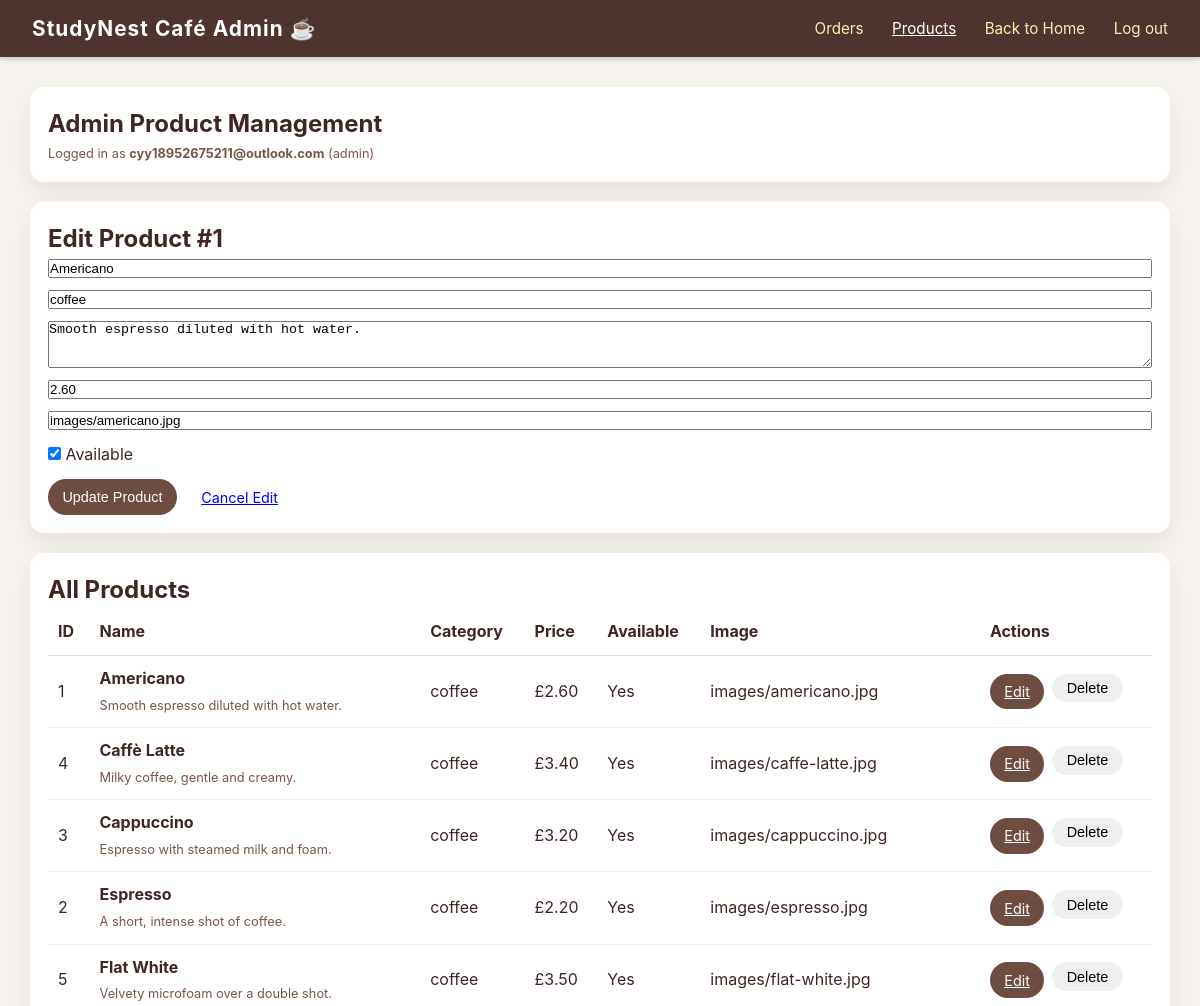
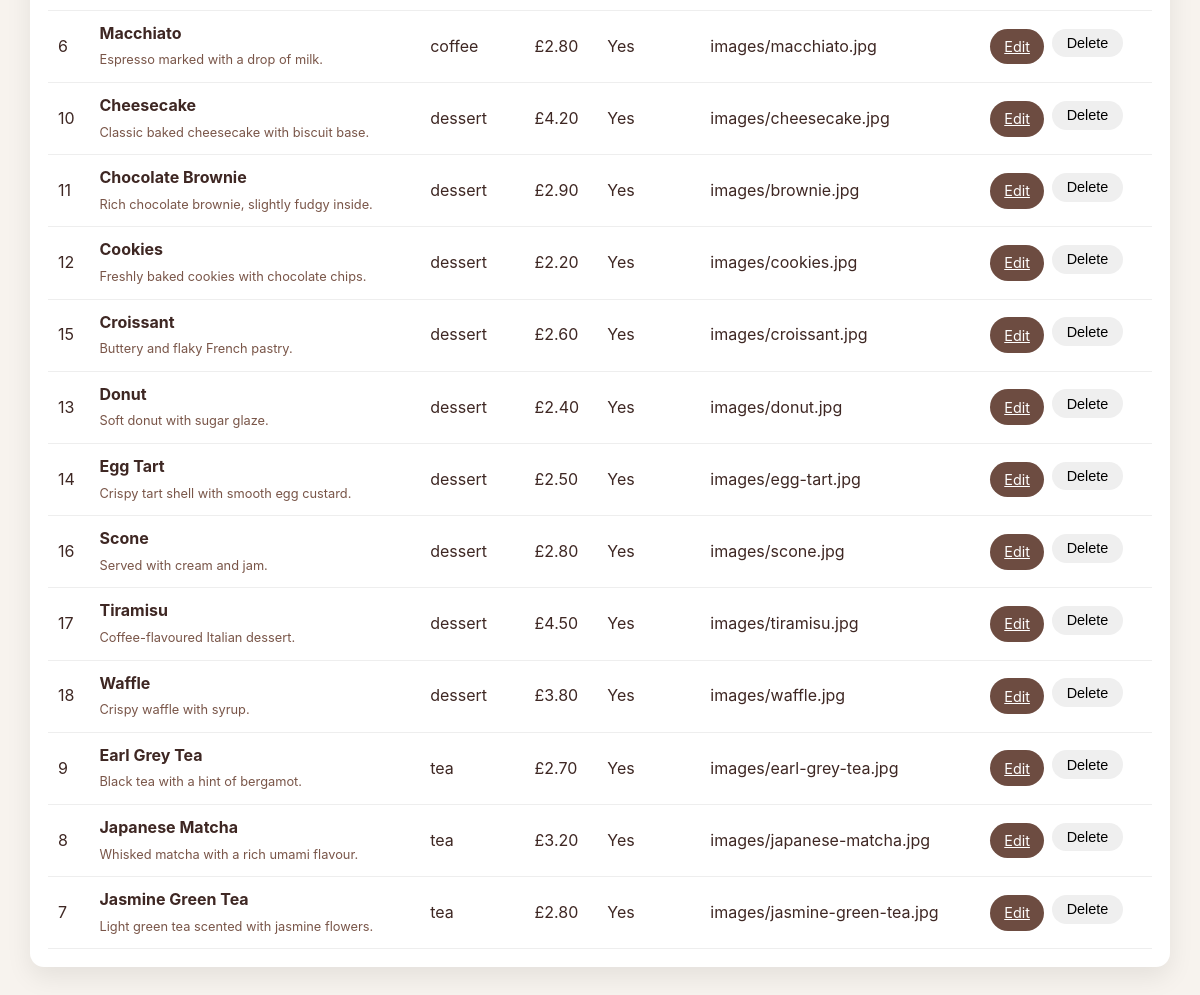
The app's page /admin/products/1/edit (signed in) with its own data (2 pictures, top to bottom).
### models.py (models this page shows)
class User(db.Model):
    id = db.Column(db.Integer, primary_key=True)
    email = db.Column(db.String(120), unique=True, nullable=False)
    password_hash = db.Column(db.String(255), nullable=False)
    role = db.Column(db.String(20), default='customer')
    created_at = db.Column(db.DateTime, default=datetime.utcnow)
    orders = db.relationship('Order', backref='user', lazy=True)
    loyalty_account = db.relationship('LoyaltyAccount', backref='user', uselist=False, lazy=True)

class Product(db.Model):
    id = db.Column(db.Integer, primary_key=True)
    name = db.Column(db.String(120), nullable=False)
    category = db.Column(db.String(50), nullable=False)
    description = db.Column(db.Text)
    price = db.Column(db.Float, nullable=False)
    image_url = db.Column(db.String(255))
    is_available = db.Column(db.Boolean, default=True)
    order_items = db.relationship('OrderItem', backref='product', lazy=True)

### app.py (the view)
@app.route('/admin/products/<int:product_id>/edit')
def edit_product_page(product_id):
    current_user, redirect_response = require_admin()
    if redirect_response:
        return redirect_response
    products = Product.query.order_by(Product.category.asc(), Product.name.asc()).all()
    edit_product = Product.query.get_or_404(product_id)
    return render_template(
        'admin_products.html',
        current_user=current_user,
        products=products,
        edit_product=edit_product
    )

### app.py (called while the page is built)
def get_current_user():
    if 'user_id' not in session:
        return None
    return User.query.get(session['user_id'])

def require_admin():
    current_user = get_current_user()
    if not current_user:
        flash('Please log in first.')
        return None, redirect(url_for('home'))
    if current_user.role != 'admin':
        flash('Access denied. Admin only.')
        return None, redirect(url_for('home'))
    return current_user, None

### templates/admin_products.html (shortened to what this page needs)
<!DOCTYPE html>
<html lang="en">
<head>
  <link rel="stylesheet" href="{{ url_for('static', filename='style.css') }}" />
</head>
<body>
<header class="main-header">
  <div class="logo">StudyNest Café Admin ☕️</div>
  <nav class="main-nav">
    <a href="{{ url_for('admin_orders') }}" class="nav-link">Orders</a>
    <a href="{{ url_for('admin_products') }}" class="nav-link active">Products</a>
    <a href="{{ url_for('home') }}" class="nav-link">Back to Home</a>
    <a href="{{ url_for('logout') }}" class="nav-link">Log out</a>
  </nav>
</header>
<main style="max-width: 1180px; margin: 30px auto; padding: 0 20px;">
  <section class="card" style="margin-bottom:20px;">
    <h1 style="margin-top:0;">Admin Product Management</h1>
    <p class="small-text" style="margin-bottom:0;">
      Logged in as <strong>{{ current_user.email }}</strong> ({{ current_user.role }})
    </p>
  </section>
  <section class="card" style="margin-bottom:20px;">
    {% if edit_product %}
      <h2 style="margin-top:0;">Edit Product #{{ edit_product.id }}</h2>
      <form method="POST" action="{{ url_for('update_product', product_id=edit_product.id) }}" style="display:grid; gap:12px;">
        <input type="text" name="name" value="{{ edit_product.name }}" placeholder="Product name" required />
        <input type="text" name="category" value="{{ edit_product.category }}" placeholder="Category (coffee / tea / dessert)" required />
        <textarea name="description" placeholder="Description" rows="3">{{ edit_product.description or '' }}</textarea>
        <input type="text" name="price" value="{{ '%.2f'|format(edit_product.price) }}" placeholder="Price" required />
        <input type="text" name="image_url" value="{{ edit_product.image_url or '' }}" placeholder="Image path e.g. images/americano.jpg" />
        <label>
          <input type="checkbox" name="is_available" {% if edit_product.is_available %}checked{% endif %}>
          Available
        </label>
        <div style="display:flex; gap:10px; flex-wrap:wrap;">
          <button class="btn btn-primary" type="submit">Update Product</button>
          <a class="btn" href="{{ url_for('admin_products') }}">Cancel Edit</a>
        </div>
      </form>
    {% endif %}
  </section>
  <section class="card">
    <h2 style="margin-top:0;">All Products</h2>
    {% if products %}
      <div style="overflow-x:auto;">
        <table style="width:100%; border-collapse:collapse;">
          <thead>
            <tr style="text-align:left; border-bottom:1px solid #ddd;">
              <th style="padding:10px;">ID</th>
              <th style="padding:10px;">Name</th>
              <th style="padding:10px;">Category</th>
              <th style="padding:10px;">Price</th>
              <th style="padding:10px;">Available</th>
              <th style="padding:10px;">Image</th>
              <th style="padding:10px;">Actions</th>
            </tr>
          </thead>
          <tbody>
            {% for product in products %}
              <tr style="border-bottom:1px solid #eee;">
                <td style="padding:10px;">{{ product.id }}</td>
                <td style="padding:10px;">
                  <strong>{{ product.name }}</strong><br>
                  <span class="small-text">{{ product.description or '' }}</span>
                </td>
                <td style="padding:10px;">{{ product.category }}</td>
                <td style="padding:10px;">£{{ '%.2f'|format(product.price) }}</td>
                <td style="padding:10px;">{{ 'Yes' if product.is_available else 'No' }}</td>
                <td style="padding:10px;">{{ product.image_url or '' }}</td>
                <td style="padding:10px;">
                  <div style="display:flex; gap:8px; flex-wrap:wrap;">
                    <a class="btn btn-primary" href="{{ url_for('edit_product_page', product_id=product.id) }}">Edit</a>
                    <form method="POST" action="{{ url_for('delete_product', product_id=product.id) }}" onsubmit="return confirm('Delete this product?');" style="display:inline;">
                      <button class="btn" type="submit">Delete</button>
                    </form>
                  </div>
                </td>
              </tr>
            {% endfor %}
          </tbody>
        </table>
      </div>
    {% else %}
      <p class="hint">No products found.</p>
    {% endif %}
  </section>
</main>
</body>
</html>

### static/style.css (style rules this page uses)
* { box-sizing: border-box; margin: 0; padding: 0; }
body { font-family: -apple-system, BlinkMacSystemFont, "Segoe UI", sans-serif; background: #f7f3ee; color: #3e2723; line-height: 1.6; }
.main-header { position: sticky; top: 0; z-index: 10; background: #4e342e; color: #fff; display: flex; justify-content: space-between; align-items: center; padding: 0.75rem 2rem; box-shadow: 0 2px 6px rgba(0,0,0,0.2); }
.logo { font-size: 1.3rem; font-weight: 700; letter-spacing: 0.05em; }
.main-nav a { margin-left: 1.5rem; color: #ffecb3; text-decoration: none; font-size: 0.95rem; }
.main-nav a:hover, .main-nav a.active { color: #ffffff; text-decoration: underline; }
.btn { display: inline-block; border: none; padding: 0.4rem 0.9rem; border-radius: 999px; cursor: pointer; font-size: 0.9rem; }
.btn-primary { background: #6d4c41; color: #fff; }
.small-text { font-size: 0.8rem; color: #795548; }
.card { background: #fff; border-radius: 14px; padding: 18px; box-shadow: 0 10px 26px rgba(0,0,0,0.08); }

### records on screen
User: email "cyy18952675211@outlook.com", role "admin"
Product: id "1", name "Americano", category "coffee", description "Smooth espresso diluted with hot water.", price "2.60", image_url "images/americano.jpg", is_available "☑", is_available "Yes"
Product: id "4", name "Caffè Latte", description "Milky coffee, gentle and creamy.", category "coffee", price "3.40", is_available "Yes", image_url "images/caffe-latte.jpg"
Product: id "3", name "Cappuccino", description "Espresso with steamed milk and foam.", category "coffee", price "3.20", is_available "Yes", image_url "images/cappuccino.jpg"
Product: id "2", name "Espresso", description "A short, intense shot of coffee.", category "coffee", price "2.20", is_available "Yes", image_url "images/espresso.jpg"
Product: id "5", name "Flat White", description "Velvety microfoam over a double shot.", category "coffee", price "3.50", is_available "Yes", image_url "images/flat-white.jpg"
Product: id "6", name "Macchiato", description "Espresso marked with a drop of milk.", category "coffee", price "2.80", is_available "Yes", image_url "images/macchiato.jpg"
Product: id "10", name "Cheesecake", description "Classic baked cheesecake with biscuit base.", category "dessert", price "4.20", is_available "Yes", image_url "images/cheesecake.jpg"
Product: id "11", name "Chocolate Brownie", description "Rich chocolate brownie, slightly fudgy inside.", category "dessert", price "2.90", is_available "Yes", image_url "images/brownie.jpg"
Product: id "12", name "Cookies", description "Freshly baked cookies with chocolate chips.", category "dessert", price "2.20", is_available "Yes", image_url "images/cookies.jpg"
Product: id "15", name "Croissant", description "Buttery and flaky French pastry.", category "dessert", price "2.60", is_available "Yes", image_url "images/croissant.jpg"
Product: id "13", name "Donut", description "Soft donut with sugar glaze.", category "dessert", price "2.40", is_available "Yes", image_url "images/donut.jpg"
Product: id "14", name "Egg Tart", description "Crispy tart shell with smooth egg custard.", category "dessert", price "2.50", is_available "Yes", image_url "images/egg-tart.jpg"
Product: id "16", name "Scone", description "Served with cream and jam.", category "dessert", price "2.80", is_available "Yes", image_url "images/scone.jpg"
Product: id "17", name "Tiramisu", description "Coffee-flavoured Italian dessert.", category "dessert", price "4.50", is_available "Yes", image_url "images/tiramisu.jpg"
Product: id "18", name "Waffle", description "Crispy waffle with syrup.", category "dessert", price "3.80", is_available "Yes", image_url "images/waffle.jpg"
Product: id "9", name "Earl Grey Tea", description "Black tea with a hint of bergamot.", category "tea", price "2.70", is_available "Yes", image_url "images/earl-grey-tea.jpg"
Product: id "8", name "Japanese Matcha", description "Whisked matcha with a rich umami flavour.", category "tea", price "3.20", is_available "Yes", image_url "images/japanese-matcha.jpg"
Product: id "7", name "Jasmine Green Tea", description "Light green tea scented with jasmine flowers.", category "tea", price "2.80", is_available "Yes", image_url "images/jasmine-green-tea.jpg"
